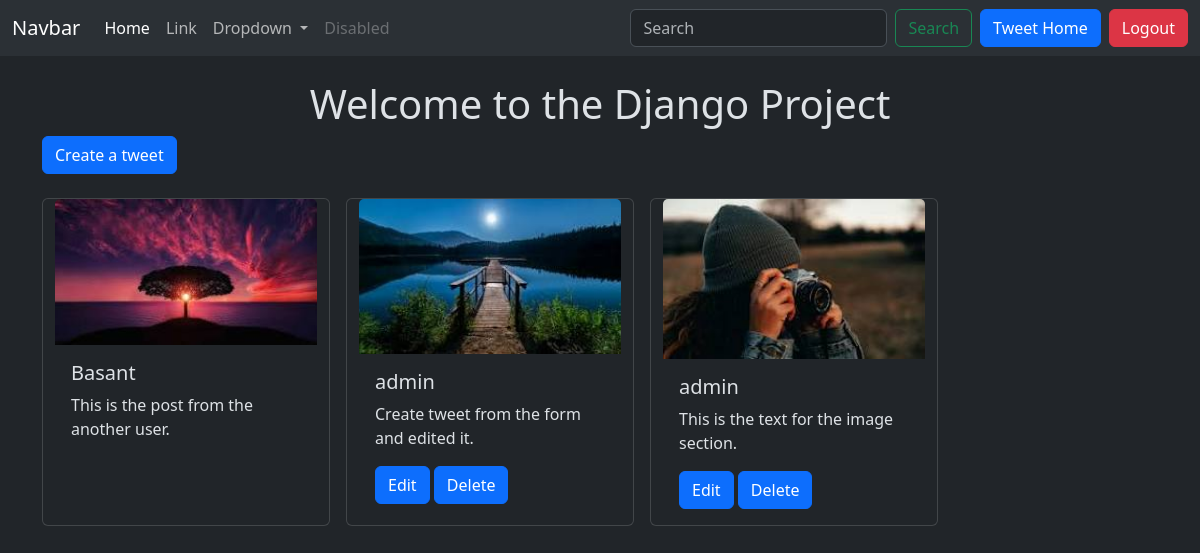
The page /tweet/ (signed in) on the database its author committed.
### tweet/models.py (models this page shows, shortened)
class Tweet(models.Model):
    user=models.ForeignKey(User,on_delete=models.CASCADE)
    text=models.TextField(max_length=240)
    photo=models.ImageField(upload_to='photos/', blank=True, null=True)
    created_at=models.DateTimeField(auto_now_add=True)
    updated_at=models.DateTimeField(auto_now=True)

### tweet/views.py (the view)
# urls.py: path('',views.tweet_list,name='tweet_list'),
def tweet_list(request):
    tweets=Tweet.objects.all().order_by('-created_at')
    return render(request,'tweet_list.html',{'tweets':tweets})

### tweet/templates/tweet_list.html (shortened to what this page needs)
{% extends "layout.html" %}
{% block content %}
    <h1 class='text-center mt-4'>Welcome to the Django Project</h1>
    <a href="{% url "tweet_create" %}" class="btn btn-primary mb-4">Create a tweet</a>
    <div class="container row gap-3">
        {% for tweet in tweets %}
        <div class="card" style="width: 18rem;">
            <img src="{{ tweet.photo.url }}" class="card-img-top" alt="photo">
            <div class="card-body">
              <h5 class="card-title">{{tweet.user.username}}</h5>
              <p class="card-text">{{tweet.text}}</p>
              {% if tweet.user == user %}
              <a href="{% url "tweet_edit" tweet.id %}" class="btn btn-primary">Edit</a>
              <a href="{% url "tweet_delete" tweet.id %}" class="btn btn-primary">Delete</a>
              {% endif %}
            </div>
          </div>
        {% endfor %}
    </div>
{% endblock %}

### rows shown on the page
Tweet: photo (picture), user.username "Basant", text "This is the post from the another user."
Tweet: photo (picture), user.username "admin", text "Create tweet from the form and edited it.", shows "Edit"
Tweet: photo (picture), user.username "admin", text "This is the text for the image section.", shows "Edit"
